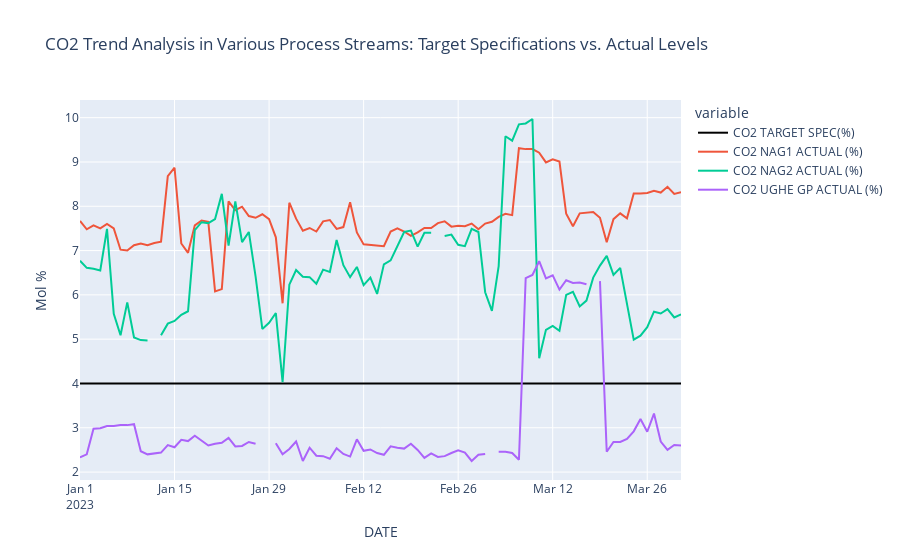

The cell this chart's notebook holds for it:
### Code cell
fig = px.line(
    data_frame=df,
    x="DATE",
    y=[
        "CO2 TARGET SPEC(%)",
        "CO2 NAG1 ACTUAL (%)",
        "CO2 NAG2 ACTUAL (%)",
        "CO2 UGHE GP ACTUAL (%)",
    ],
    title="CO2 Trend Analysis in Various Process Streams: Target Specifications vs. Actual Levels",
    color_discrete_map={
        "CO2 TARGET SPEC(%)": "black",
    },
)

fig.update_layout(
    yaxis=dict(
        title="Mol %",
    ),
)

fig.show()
